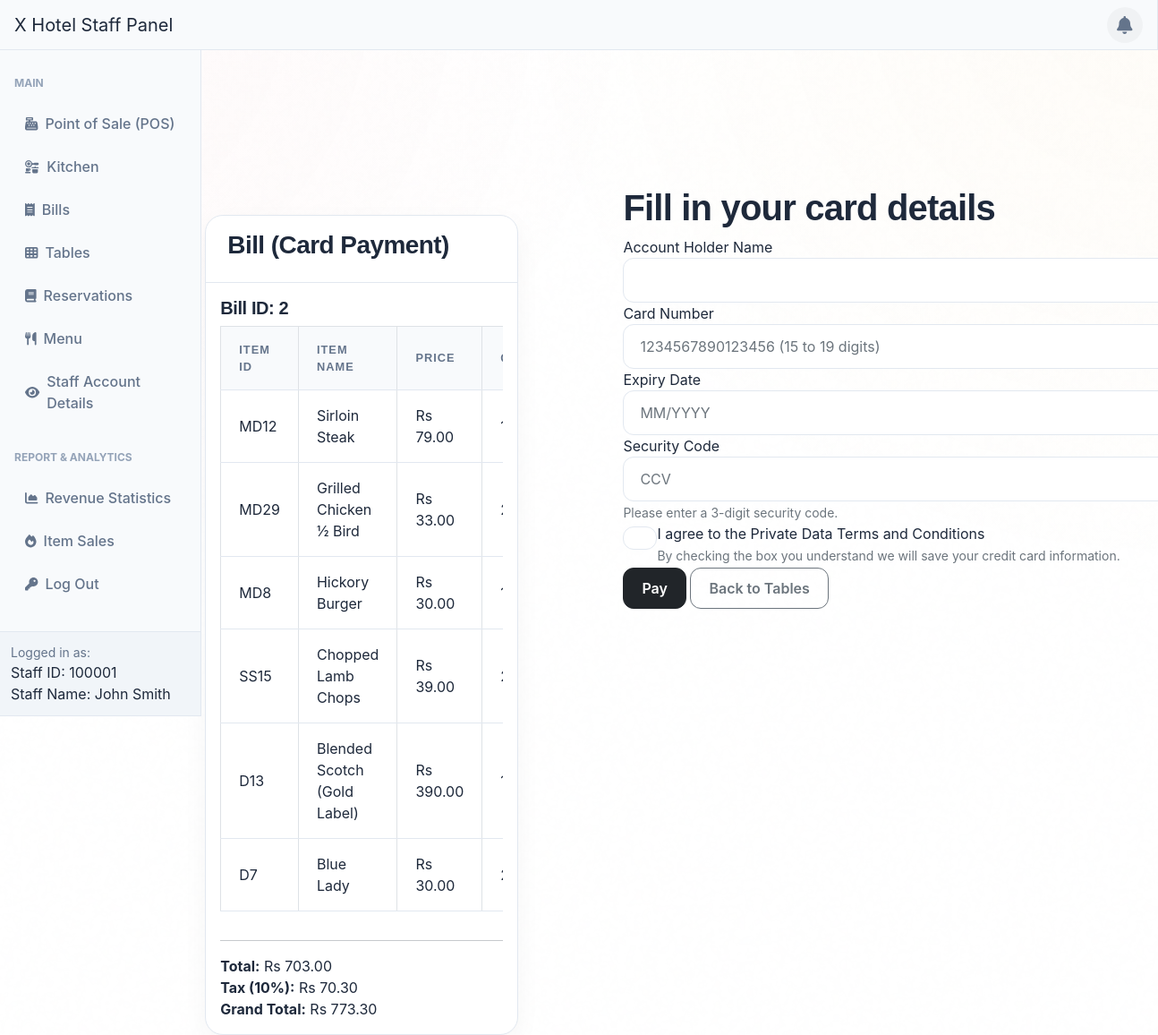
The app's page /adminSide/posBackend/posCardPayment.php?bill_id=2 (signed in) with its own data.
### tables this page shows
CREATE TABLE `bill_items` (
  `bill_item_id` int NOT NULL AUTO_INCREMENT,
  `bill_id` int DEFAULT NULL,
  `item_id` varchar(6) DEFAULT NULL,
  `quantity` int DEFAULT NULL,
  PRIMARY KEY (`bill_item_id`),
  KEY `bill_id` (`bill_id`),
  KEY `item_id` (`item_id`),
  CONSTRAINT `bill_items_ibfk_1` FOREIGN KEY (`bill_id`) REFERENCES `bills` (`bill_id`),
  CONSTRAINT `bill_items_ibfk_2` FOREIGN KEY (`item_id`) REFERENCES `menu` (`item_id`)
);

CREATE TABLE `menu` (
  `item_id` varchar(6) NOT NULL,
  `item_name` varchar(255) DEFAULT NULL,
  `item_category` varchar(255) DEFAULT NULL,
  `item_price` decimal(10,2) DEFAULT NULL,
  `item_description` varchar(255) DEFAULT NULL,
  `status` varchar(10) NOT NULL DEFAULT 'Active',
  PRIMARY KEY (`item_id`)
);

### adminSide/posBackend/posCardPayment.php (the view, shortened to what this page needs)
<?php
include '../inc/dashHeader.php';
$bill_id = $_GET['bill_id'];
?>
<div class="container" style="margin-top: 15rem; margin-left: 4rem;">
    <div class="row justify-content-center">
        <div class="col-md-8">
            <div class="card">
                <div class="card-header">
                    <h3 class="card-title">Bill (Card Payment)</h3>
                </div>
                <div class="card-body">
                    <h5>Bill ID: <?php echo $bill_id; ?></h5>
                    <div class="table-responsive">
                        <table class="table table-bordered">
                            <thead>
                                <tr>
                                    <th>Item ID</th>
                                    <th>Item Name</th>
                                    <th>Price</th>
                                    <th>Quantity</th>
                                </tr>
                            </thead>
                            <tbody>
            <?php
            $cart_query = "SELECT bi.*, m.item_name, m.item_price FROM bill_items bi
                           JOIN Menu m ON bi.item_id = m.item_id
                           WHERE bi.bill_id = '$bill_id'";
            $cart_result = mysqli_query($link, $cart_query);
            $cart_total = 0;
            $tax = 0.1;
            if ($cart_result && mysqli_num_rows($cart_result) > 0) {
                while ($cart_row = mysqli_fetch_assoc($cart_result)) {
                    $item_id = $cart_row['item_id'];
                    $item_name = $cart_row['item_name'];
                    $item_price = $cart_row['item_price'];
                    $quantity = $cart_row['quantity'];
                    $total = $item_price * $quantity;
                    $cart_total += $total;
                    echo '<tr>';
                    echo '<td>' . $item_id . '</td>';
                    echo '<td>' . $item_name . '</td>';
                    echo '<td>Rs ' . number_format($item_price,2) . '</td>';
                    echo '<td>' . $quantity . '</td>';
                    echo '</tr>';
                }
            } else {
                echo '<tr><td colspan="6">No Items in Cart.</td></tr>';
            }
            ?>
        </tbody>
                        </table>
                    </div>
                    <hr>
                    <div class="text-right">
                        <?php
                        echo "<strong>Total:</strong> Rs " . number_format($cart_total, 2) . "<br>";
                        echo "<strong>Tax (10%):</strong> Rs " . number_format($cart_total * $tax, 2) . "<br>";
                        $GRANDTOTAL = $tax * $cart_total + $cart_total;
                        echo "<strong>Grand Total:</strong> Rs " . number_format($GRANDTOTAL, 2);
                        ?>
                    </div>
                </div>
            </div>
        </div>
    </div>
</div>
<div id="card-payment" class="col-md-6 order-md-2" style="margin-top: 10rem; margin-right: 5rem;max-width: 40rem;">
    <div class="container-fluid pt-5 pl-3 pr-3">
        <h1>Fill in your card details</h1>
        <form action="creditCard.php?bill_id=<?php echo $bill_id; ?>" method="post">
            <div class="form-group">
                <label for="cardNameField">Account Holder Name</label>
                <input type="text" id="cardNameField" name="cardName" class="form-control" required>
            </div>
            <div class="form-group">
                <label for="cardField">Card Number</label>
                <input type="text" id="cardField" name="cardNumber" maxlength="19" minlength="15" class="form-control" placeholder="1234567890123456 (15 to 19 digits)" required>
            </div>
            <div class="form-group">
                <label for="expiryDate">Expiry Date</label>
                <input type="text" id="expiryDate" name="expiryDate" pattern="(0[1-9]|1[0-2])\/[0-9]{4}" maxlength="7" placeholder="MM/YYYY" class="form-control" required>
            </div>
            <div class="form-group">
                <label for="securityCode">Security Code</label>
                <input type="text" id="securityCode" name="securityCode" maxlength="3" class="form-control" placeholder="CCV" pattern="[0-9]{3}" required>
                <small class="form-text text-muted">Please enter a 3-digit security code.</small>
            </div>
            <div class="form-check">
                <input type="checkbox" class="form-check-input" id="privacyCheckbox" required>
                <label class="form-check-label" for="privacyCheckbox">I agree to the Private Data Terms and Conditions</label><br>
                <small id="privacyHelp" class="form-text text-muted">By checking the box you understand we will save your credit card information.</small>
            </div>
            <button type="submit" id="cardSubmit" class="btn btn-dark">Pay</button>
            <a href="posTable.php" class="btn btn-outline-secondary ml-2">Back to Tables</a>
        </form>
    </div>
</div>
<?php include '../inc/dashFooter.php'; ?>

### records on screen
bill_items: item "MD12", item.item_name "Sirloin Steak", item.item_price "79.00"
bill_items: item "MD29", item.item_name "Grilled Chicken ½ Bird", item.item_price "33.00"
bill_items: item "MD8", item.item_name "Hickory Burger", item.item_price "30.00"
bill_items: item "SS15", item.item_name "Chopped Lamb Chops", item.item_price "39.00"
bill_items: item "D13", item.item_name "Blended Scotch (Gold Label)", item.item_price "390.00"
bill_items: item "D7", item.item_name "Blue Lady", item.item_price "30.00"

### other values on screen
$_SESSION['logged_account_id'] "100001"
$_SESSION['logged_staff_name'] "John Smith"
$bill_id "2"
$cart_total "703.00"
$cart_total * $tax "70.30"
$GRANDTOTAL "773.30"
